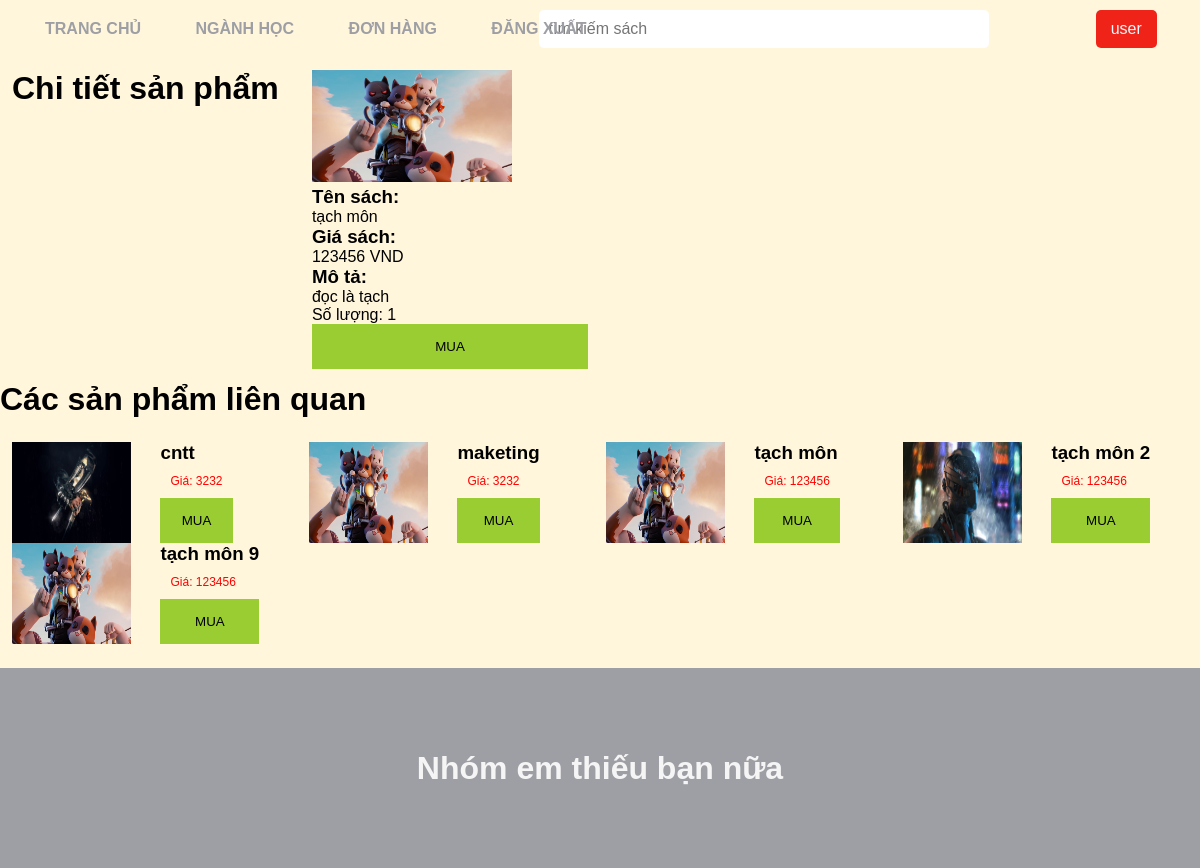
/index.php?act=thongTin&id_s=10&id_d=3, run on the app's committed database.
### tables this page shows
CREATE TABLE `sach` (
  `id_sach` int(11) NOT NULL,
  `ky` int(11) NOT NULL,
  `ten_sach` varchar(255) NOT NULL,
  `gia_ban` int(10) NOT NULL,
  `so_luong` int(11) NOT NULL,
  `hinh_anh` varchar(255) DEFAULT NULL,
  `mo_ta` varchar(255) DEFAULT NULL,
  `id_danh_muc` int(11) NOT NULL,
  `trang_thai` int(11) NOT NULL
);

### models/connectdb.php (called while the page is built, shortened)
<?php
function connect()
{
    $servername = "localhost";
    $username = "root";
    $password = "";
    try {
        $conn = new PDO("mysql:host=$servername;dbname=xuong1_done", $username, $password);
        $conn->setAttribute(PDO::ATTR_ERRMODE, PDO::ERRMODE_EXCEPTION);
    } catch (PDOException $e) {
        echo $e->getMessage();
    }
    return $conn;
}
function getData($query, $params = [], $getAll = true)
{
    $conn = connect();
    $stmt = $conn->prepare($query);
    $stmt->execute($params);
    if ($getAll) {
        return $stmt->fetchAll();
    }
    return $stmt->fetch();
}

### models/sach.php (called while the page is built, shortened)
<?php
require_once "models/connectdb.php";
function getOneSach($id)
{
    $sql = "SELECT * FROM sach WHERE id_sach=?";
    return getData($sql, [$id]);
}
function getSachByIdDanhMuc($idDanhMuc)
{
    $sql = "SELECT * FROM sach join danh_muc on sach.id_danh_muc = danh_muc.id_danh_muc WHERE sach.id_danh_muc=?";
    return getData($sql, [$idDanhMuc]);
}

### views/site/thongtin/list.php (the view)
<main class="tt">
    <div class="container">
        <h1>Chi tiết sản phẩm</h1>
        <div class="book-details">
            <?php foreach ($vlAllS as $i => $s) { ?>
                <div class="book-image">
                    <img src="<?php echo $s['hinh_anh'] ?>" alt="Book Cover" width="200" />
                </div>
                <div class="book-info">
                    <div class="book-title">
                        <h3>Tên sách:</h3> <?php echo $s['ten_sach'] ?>
                    </div>
                    <div class="book-price">
                        <h3>Giá sách:</h3> <?php echo $s['gia_ban'] ?> VND
                    </div>
                    <div class="book-description">
                        <h3>Mô tả:</h3>
                        <?php echo $s['mo_ta'] ?>
                    </div>
                    <div class="book-quantity">Số lượng: 1</div>
                    <a href="index.php?act=dangKy&id_s=<?php echo $s['id_sach'] ?>"><button> MUA </a></button>
                </div>
            <?php } ?>
        </div>
    </div>
    <div class="cacSanPhamLienQuan">
        <div>
            <h1>Các sản phẩm liên quan</h1>
        </div>
        <div class="splq">
            <?php foreach ($vlAllLQ as $i => $s) { ?>
                <div class="sanPham">
                    <img src="<?php echo $s['hinh_anh'] ?>" alt="" width="40%">
                    <div>
                        <a href="index.php?act=thongTin&id_s=<?php echo $s['id_sach'] ?>&id_d=<?php echo $s['id_danh_muc'] ?>">
                            <h3><?php echo $s['ten_sach'] ?></h3>
                        </a>
                        <p style="text-align: left; color: red; font-size: 12px;">Giá: <?php echo $s['gia_ban'] ?></p>
                        <button><a href="index.php?act=dangKy&id_s=<?php echo $s['id_sach'] ?>"> MUA </a></button>
                    </div>
                </div>
            <?php } ?>
        </div>
    </div>
</main>

### views/content/css/style.css (style rules this page uses)
* { margin: 0; padding: 0; box-sizing: border-box; }
body { font-family: Arial, sans-serif; background-color: #fff6dc; }
.container { margin: 1%; display: grid; grid-template-columns: repeat(4, 1fr); grid-gap: 2%; }
.item a, p { text-align: center; text-decoration: none; color: black; font-size: 26px; padding: 10px; }
button { width: 100%; line-height: 45px; background-color: yellowgreen; border: none; }
.splq { display: grid; grid-template-columns: repeat(4, 1fr); margin-top: 2%; margin-bottom: 2%; margin-left: 1%; }
.sanPham { display: flex; flex-direction: row; justify-content: start; gap: 10%; }
a { text-decoration: none; color: black; }

### data on the page
sach: hinh_anh (picture), ten_sach "tạch môn", gia_ban "123456", mo_ta "đọc là tạch"
sach: hinh_anh (picture), ten_sach "cntt", gia_ban "3232"
sach: hinh_anh (picture), ten_sach "maketing", gia_ban "3232"
sach: hinh_anh (picture), ten_sach "tạch môn 2", gia_ban "123456"
sach: hinh_anh (picture), ten_sach "tạch môn 9", gia_ban "123456"
